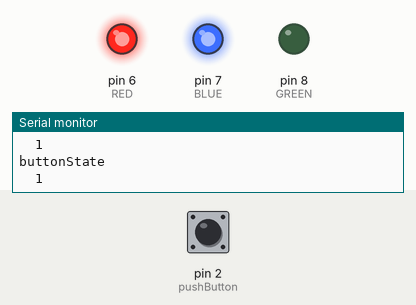
This sketch was run on a simulated Arduino Uno, built with avr-gcc and run on an emulated ATmega328P. Parts: output pins drawn as LEDs (lit = HIGH), the last lines printed to the serial monitor. The inputs (shaded band) are chosen by the test bench; at power-on: pin 2 (pushButton) HIGH.

Above: at 1.2 s.
1.3 s: pin 2 (pushButton) pulled LOW for 0.15 s
At 1.4 s:
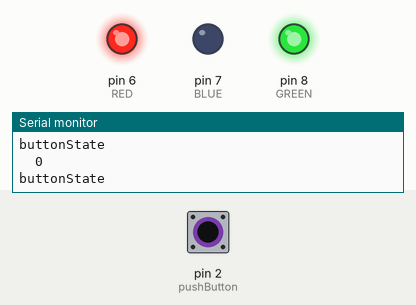
2.9 s: pin 2 (pushButton) pulled LOW for 3.2 s
At 7.4 s:
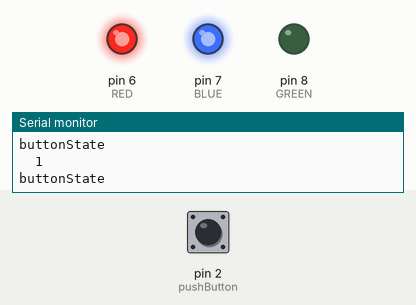
Timing chart, 0 to 8.9 s (numbered marks = the images above; inputs shaded):
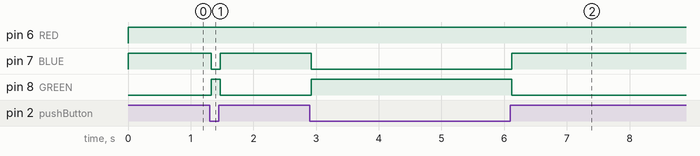

Measured:
- after the input at 1.3 s, pin 7 (BLUE): HIGH → LOW at once, → HIGH 0.14 s later; pin 8 (GREEN): LOW → HIGH at once, → LOW 0.14 s later
- after the input at 2.9 s, pin 7 (BLUE): HIGH → LOW at once, → HIGH 3.2 s later; pin 8 (GREEN): LOW → HIGH at once, → LOW 3.2 s later

The sketch:

9.ino
```cpp
/* goal PB and LED
*/
int pushButton = 2;
int GREEN = 8;
int BLUE = 7;
int RED = 6;
// the setup routine runs once when you press reset:
void setup() {
  // initialize serial communication at 9600 bits per second:
  Serial.begin(9600);
  // make the pushbutton's pin an input:
  pinMode(pushButton, INPUT);
 pinMode(2, INPUT_PULLUP);
 pinMode(8,OUTPUT);
 pinMode(7,OUTPUT);
 pinMode(6,OUTPUT);
}
// the loop routine runs over and over again forever:
void loop() {
  // read the input pin:
  int buttonState = digitalRead(pushButton);
  // print out the state of the button:
  Serial.println("buttonState");  //this will print exactly whats in quatation
  Serial.print("\t");   //this will print a tab
   Serial.println(buttonState);  //this will print
  delay(1);  // delay in between reads for stability
    digitalWrite(RED, HIGH); // sets the digital pin 13 on
    digitalWrite(GREEN, !buttonState); // sets the digital pin 13 on
    digitalWrite(BLUE, buttonState); // sets the digital pin 13 on
} 
```
